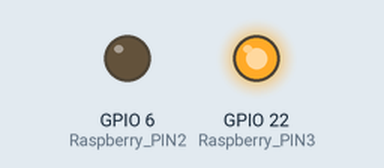
Bench run of a program on a simulated Raspberry Pi (BCM pin numbers). On the bench: output pins drawn as LEDs (lit = HIGH). What the program prints to the terminal is not drawn.

Above: at 0.1 s.
Timing chart, 0 to 1.6 s (numbered marks = the images above):
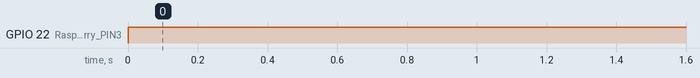

Measured:
- by itself, GPIO 22 (Raspberry_PIN3): LOW → HIGH at 0.00 s

The program:

Opdracht_8c.py
```python
import RPi.GPIO as GPIO
import time

Raspberry_PIN2 = 6
Raspberry_PIN3 = 22

GPIO.setmode(GPIO.BCM)
GPIO.setup(Raspberry_PIN2, GPIO.OUT)
GPIO.setup(Raspberry_PIN3, GPIO.OUT)

while True:
    # Op de arduino zit een button aangesloten die een pin op high zet die zit aangesloten op de raspberry. Dit is pin2
    # Het moment dat de raspberry leest dat deze pin door de arduino op high wordt gezet, wordt de andere pin aangezet
    # Die loopt van de raspberry naar het led lampje.
    print(GPIO.input(Raspberry_PIN2))
    if GPIO.input(Raspberry_PIN2) == 1:
        GPIO.output(Raspberry_PIN3, GPIO.LOW)
    elif GPIO.input(Raspberry_PIN2) == 0:
        GPIO.output(Raspberry_PIN3, GPIO.HIGH)
```
